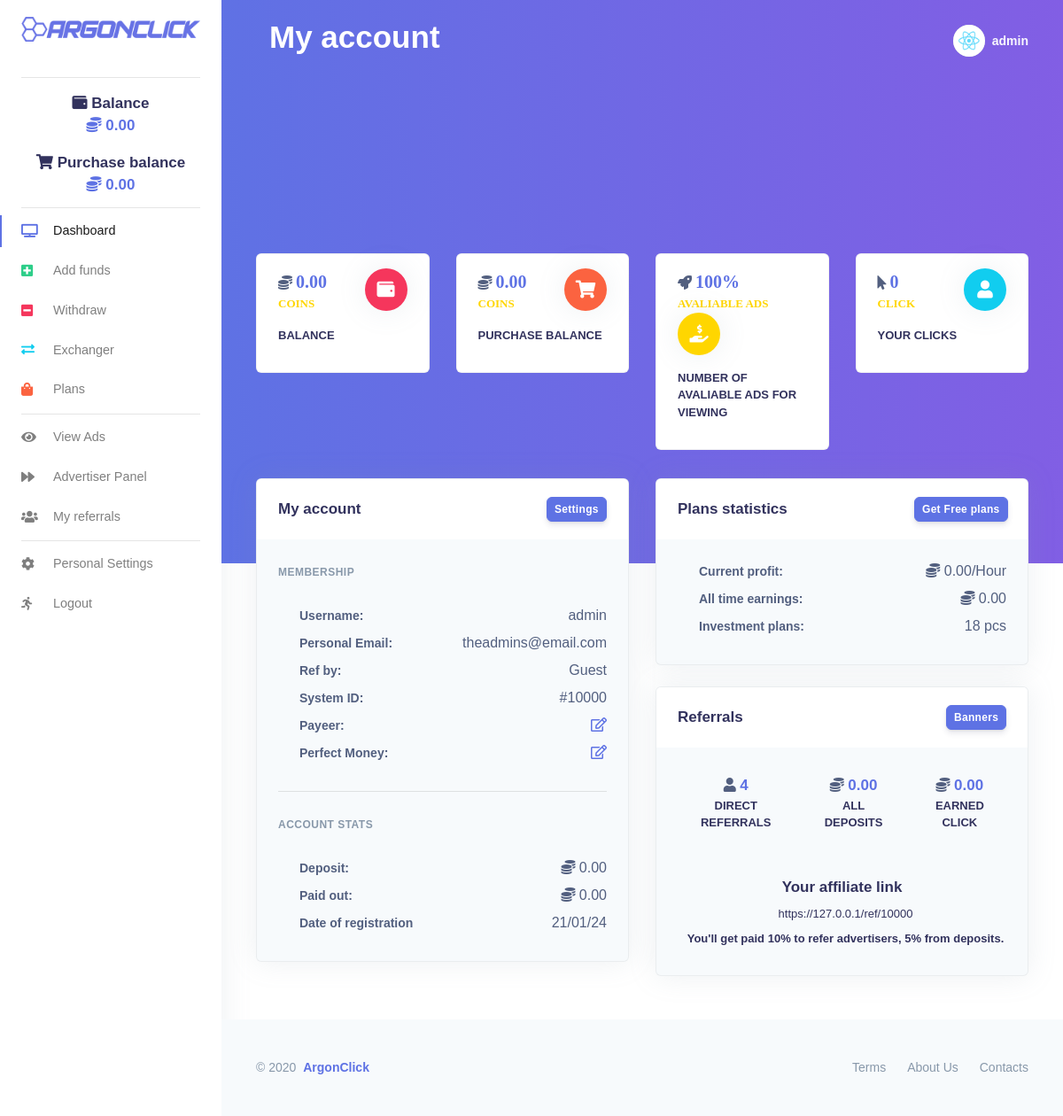
Page /account/ (signed in) on the earlier database version.
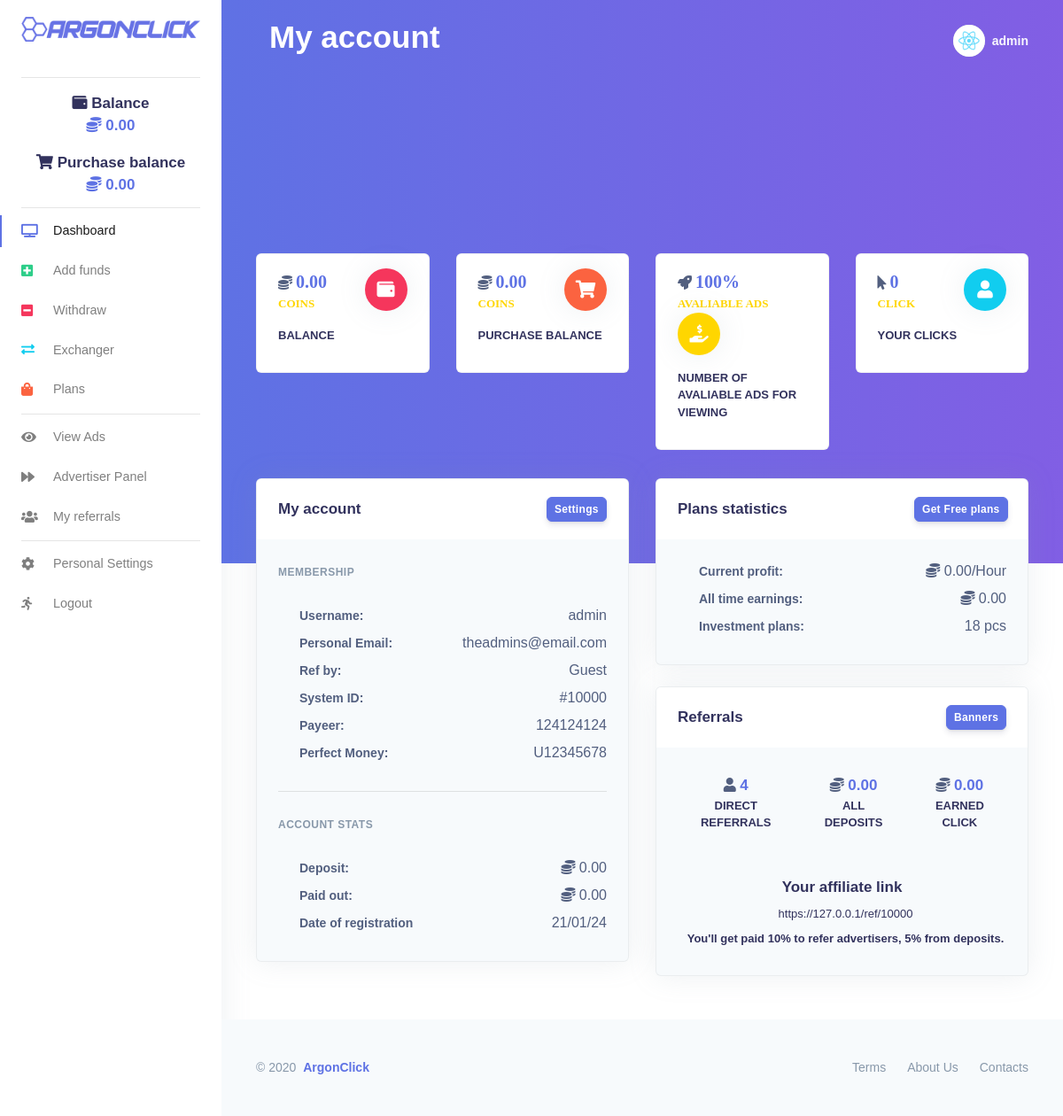
Same page on the later database version.
### frontend/models.py (models this page shows, shortened)
class Profile(models.Model):
    user = models.OneToOneField(User, on_delete=models.CASCADE)
    bio = models.TextField(max_length=500, blank=True)
    code = models.CharField(max_length=6, blank=True)
    recommended_by = models.ForeignKey(User, on_delete=models.CASCADE, blank=True, null=True, related_name="ref_by")
    balance = models.FloatField(default=0.00, max_length=7)
    purchase_balance = models.FloatField(default=0.00, max_length=7)
    click = models.IntegerField(default=0)
    per_hour = models.FloatField(default=0.00, max_length=7)
    profit = models.FloatField(default=0.00, max_length=7)
    alltime_earning = models.FloatField(default=0.00)
    investment_plans = models.TextField(blank=True, null=True)
    all_deposits = models.FloatField(default=0.00, max_length=7)
    earned_click = models.FloatField(default=0.00, max_length=7)
    deposit = models.FloatField(default=0.00, max_length=7)
    paid_out = models.FloatField(default=0.00, max_length=7)
    payeer = models.CharField(max_length=9, blank=True, null=True)
    perfectmoney = models.CharField(max_length=9, blank=True, null=True)
    created = models.DateTimeField(auto_now_add=True)
    plan_created = models.DateTimeField(auto_now_add=True)
    no_plan = models.IntegerField(default=0)
    no_ad = models.IntegerField(default=0)
    title = models.CharField(max_length=70, blank=True, null=True)
    url = models.URLField(blank=True, max_length=200)
    ads = models.TextField(blank=True, null=True)
    plans = models.TextField(blank=True, null=True)
    def recs_number(self):
        return Profile.objects.all().count()

### frontend/views.py (the view)
# urls.py: path('account/', views.account, name="account_page"),
@login_required(login_url='login_page')
def account(request, *args, **kwargs):
    user_obj = User.objects.get(username=str(request.user.username))
    profile = Profile.objects.get(user=user_obj)
    direct_referrals = profile.recs_number()
    if profile.investment_plans == None: profile.investment_plans = ''
    profile_count = Profile.objects.count()
    ads = []
    count = 0
    for i in range(profile_count):
        p = Profile.objects.get(code=i+10000)
        if p.ads in [None, '']: continue
        ads.append(save_asList(p, profile.ads))
    return render(request, 'frontend/account.html', {"profile": profile, "direct_referrals": direct_referrals, "investment_plans": len(profile.investment_plans)})

### frontend/templates/frontend/account.html (shortened to what the changed rows need)
{% load i18n static %}<!DOCTYPE html>
{% load static %}
{% get_current_language as LANGUAGE_CODE %}{% get_current_language_bidi as LANGUAGE_BIDI %}
<html lang="{{ LANGUAGE_CODE|default:"en-us" }}" {% if LANGUAGE_BIDI %}dir="rtl"{% endif %}>
<head>
    <link rel="stylesheet" type="text/css" href="{% static 'css/css.css' %}" charset="utf-8">
    <link rel="stylesheet" href="https://cdnjs.cloudflare.com/ajax/libs/font-awesome/5.5.0/css/all.css" type="text/css" charset="utf-8">
    <link rel="stylesheet" href="https://appsrv1-147a1.kxcdn.com/black-dashboard/css/nucleo-icons.min.css" type="text/css" charset="utf-8">
    <link rel="stylesheet" type="text/css" href="{% static 'css/argon-dashboard.css' %}" charset="utf-8">
    <link rel="stylesheet" type="text/css" href="{% static 'css/animate.css' %}" charset="utf-8">
</head>
{% load i18n %}
<body class="">
<nav class="navbar navbar-vertical fixed-left navbar-expand-md navbar-light bg-white" id="sidenav-main">
  <div class="container-fluid">
    <div class="collapse navbar-collapse" id="sidenav-collapse-main">
      <ul id="wallet-shopping" class="navbar-nav">
           <div class="text-center mt-4">
                    <h3><i class="fas fa-wallet"></i> Balance</h3>
                    <div class="h3 font-weight-bold text-primary mt--2"> <i class="fas fa-coins"></i>  {{ profile.balance|floatformat:2 }}</div>
                  </div>
             <div class="text-center mt-2">
                    <h3><i class="fas fa-shopping-cart"></i> Purchase balance</h3>
                    <div class="h3 font-weight-bold text-primary mt--2"> <i class="fas fa-coins"></i>  {{ profile.purchase_balance|floatformat:2 }}</div>
                  </div>
      </ul>
    </div>
  </div>
</nav>
<div class="main-content">
  <nav class="navbar navbar-top navbar-expand-md navbar-dark" id="navbar-main">
    <div class="container-fluid">
      <div class="col">
           <h1 class="display-3 text-white">My account</h1>
      </div>
    </div>
  </nav>
  <div class="header bg-gradient-primary pb-8 pt-7 pt-md-8">
    <div class="container-fluid mt-4">
      <div class="header-body">
        <div class="row">
          <div class="col-xl-3 col-lg-6">
            <div class="card card-stats mb-4 mb-xl-0">
              <div class="card-body">
                <div class="row">
                  <div class="col fas fa-coins"> <span class="h2 text-primary font-weight-bold mb-0">{{ profile.balance|floatformat:2 }} </span>
                    <h5 class="card-title text-uppercase text-yellow mb-0">Coins</h5>
                  </div>
                </div>
              </div>
            </div>
          </div>
          <div class="col-xl-3 col-lg-6">
            <div class="card card-stats mb-4 mb-xl-0">
              <div class="card-body">
                <div class="row">
                  <div class="col  fas fa-coins"> <span class="h2 text-primary font-weight-bold mb-0">{{ profile.purchase_balance|floatformat:2 }}</span>
                    <h5 class="card-title text-uppercase text-yellow mb-0">Coins</h5>
                  </div>
                </div>
              </div>
            </div>
          </div>
          <div class="col-xl-3 col-lg-6">
            <div class="card card-stats mb-4 mb-xl-0">
              <div class="card-body">
                <div class="row">
                  <div class="col fas fa-mouse-pointer"> <span class="h2 text-primary font-weight-bold mb-0">{{ profile.click|default:'0' }} </span>
                    <h5 class="card-title text-uppercase text-yellow mb-0">Click</h5>
                  </div>
                </div>
              </div>
            </div>
          </div>
        </div>
      </div>
    </div>
  </div>
  <div class="container-fluid mt--7">
    <div class="row">
      <div class="col-xl-6 order-xl-2 mb-5 mb-xl-0">
        <div class="card bg-secondary shadow">
          <div class="card-body">
          <div class="pl-lg-4">
              <div class="row">
                <div class="col-md-12">
                   <div>
                    <label class="form-control-label">All time earnings:</label>
                    <span class="float-right"><span class="fas fa-coins"></span> {{ profile.alltime_earning|default:'0.00' }}</span>
                   </div>
                </div>
              </div>
            </div>
          </div>
        </div>
        <div class="card bg-secondary shadow mt-4">
          <div class="card-body  pt-0">
            <div class="pl-lg-12">
              <div class="row">
                <div class="col">
                  <div class="card-profile-stats d-flex justify-content-center">
                    <div> <span class="fas fa-coins"></span> <span class="h3 text-primary font-weight-bold mb-0">{{ profile.all_deposits|default:'0.00' }}</span>
                      <h5 class="card-title text-uppercase">All deposits</h5>
                    </div>
                    <div> <span class="fas fa-coins"></span> <span class="h3 text-primary font-weight-bold mb-0">{{ profile.earned_click|default:'0.00' }}</span>
                      <h5 class="card-title text-uppercase">Earned click</h5>
                    </div>
                  </div>
                </div>
              </div>
            </div>
            <div class="text-center">
              <h3> Your affiliate link</h3>
              <div class="h5 font-weight-300 notranslate"> https://127.0.0.1/ref/{{ profile.code|default:'??????' }}</div>
              <div class="h5 mt-2"> You'll get paid 10% to refer advertisers, 5% from deposits.</div>
            </div>
          </div>
        </div>
      </div>
      <div class="col-xl-6 order-xl-1">
        <div class="card bg-secondary shadow">
          <div class="card-body">
            <div class="pl-lg-4">
              <div class="row">
                <div class="col-lg-12">
                  <div>
                    <label class="form-control-label">Ref by:</label>
                    <span class="float-right notranslate">{{ profile.recommended_by|default:'Guest' }}</span> </div>
                  <div>
                    <label class="form-control-label">System ID:</label>
                    <span class="float-right">#{{ profile.code|default:'??????' }}</span> </div>
                  <div>
                    <label class="form-control-label">Payeer:</label>
                    {% if profile.payeer is None or profile.payeer == '' %}
                        <span class="float-right"><a href="{% url 'settings_page' %}"><i class="far fa-edit"></i></a></span> </div>
                    {% else %}
                        <span class="float-right">{{ profile.payeer }}</span> </div>
                    {% endif %}
                  <div>
                    <label class="form-control-label">Perfect Money:</label>
                    {% if profile.perfectmoney is None or profile.perfectmoney == '' %}
                        <span class="float-right"><a href="{% url 'settings_page' %}"><i class="far fa-edit"></i></a></span> </div>
                    {% else %}
                        <span class="float-right">{{ profile.perfectmoney }}</span> </div>
                    {% endif %}
                </div>
              </div>
            </div>
            <div class="pl-lg-4">
              <div class="row">
                <div class="col-md-12">
                  <div>
                    <label class="form-control-label">Deposit:</label>
                    <span class="float-right"><span class="fas fa-coins"></span> {{ profile.deposit|default:'0.00' }}</span>
                  </div>
                  <div>
                    <label class="form-control-label">Paid out:</label>
                    <span class="float-right"><span class="fas fa-coins"></span> {{ profile.paid_out|default:'0.00' }}</span>
                   </div>
                  <div>
                    <label class="form-control-label">Date of registration</label>
                    <span class="float-right">{{ profile.created|date:"y/m/d" }}</span>
                   </div>
                </div>
              </div>
            </div>
          </div>
        </div>
      </div>
    </div>
  </div>
</div>
</body></html>

Differences in the rows shown:
changed Profile "Guest": payeer (not shown) → "124124124"; perfectmoney (not shown) → "U12345678"
